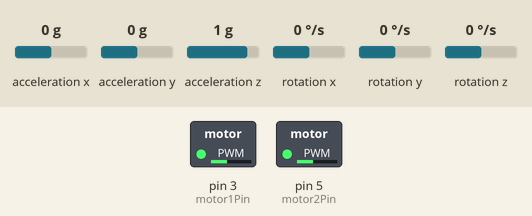
This sketch was run on a simulated Arduino Uno, built with avr-gcc and run on an emulated ATmega328P. On the bench: switched loads named in the sketch (green lamp = pin HIGH). Wiring (inferred from the names in the program): MPU-6050 motion sensor at I2C address 0x68. The inputs (shaded band) are chosen by the test bench; at power-on: acceleration y 0 g, acceleration z 1 g, acceleration x 0 g, rotation x 0 °/s, rotation y 0 °/s, rotation z 0 °/s. What the sketch prints to the serial monitor is not drawn.

Above: at 5.9 s.
6.0 s: acceleration y set to -1.4 g
At 7.85 s:
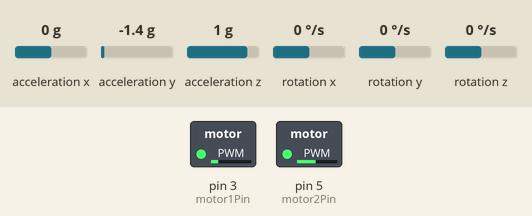
9.0 s: acceleration y set to 0.8 g
At 11.82 s:
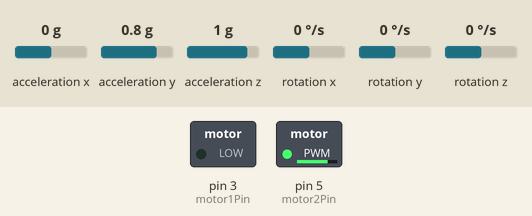
12.0 s: acceleration z set to 0 g
15.0 s: acceleration x set to -1.4 g
18.0 s: rotation x set to -192 °/s
At 18.97 s:
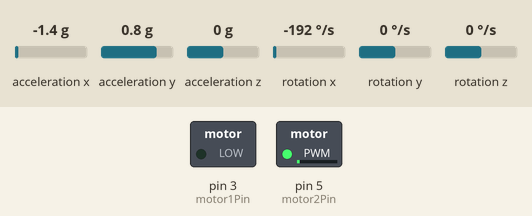
Timing chart, 0 to 22.0 s (numbered marks = the images above; inputs shaded):
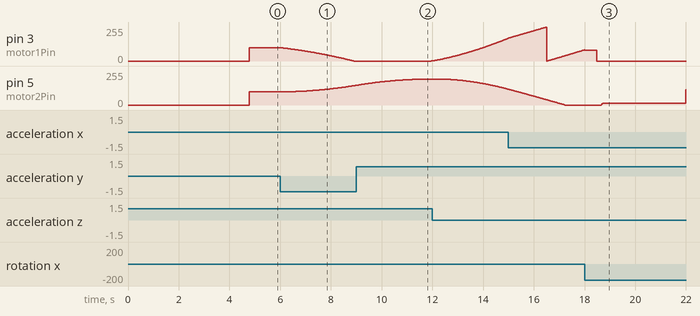

The sketch:

Self_balancing_propeller_PID.ino
```cpp
///////////////////////////////////////////////////////////////////////////////////////
//Sorin Popescu & Ilona Popa 2019

//Gyro - Arduino UNO R3
//VCC  -  5V
//GND  -  GND
//SDA  -  A4
//SCL  -  A5
//INT - port-2

#include <Wire.h>
//Declaring some global variables
int gyro_x, gyro_y, gyro_z;
long gyro_x_cal, gyro_y_cal, gyro_z_cal;
boolean set_gyro_angles;

long acc_x, acc_y, acc_z, acc_total_vector;
float angle_roll_acc, angle_pitch_acc;

float angle_pitch, angle_roll;
int angle_pitch_buffer, angle_roll_buffer;
float angle_pitch_output, angle_roll_output;

long loop_timer;
int temp;
int motor1Pin = 3;
int motor2Pin = 5;
void setup() {
  Wire.begin();                                                        //Start I2C as master
  setup_mpu_6050_registers();                                          //Setup the registers of the MPU-6050
  for (int cal_int = 0; cal_int < 1000 ; cal_int ++){                  //Read the raw acc and gyro data from the MPU-6050 for 1000 times
    read_mpu_6050_data();
    gyro_x_cal += gyro_x;                                              //Add the gyro x offset to the gyro_x_cal variable
    gyro_y_cal += gyro_y;                                              //Add the gyro y offset to the gyro_y_cal variable
    gyro_z_cal += gyro_z;                                              //Add the gyro z offset to the gyro_z_cal variable
    delay(3);                                                          //Delay 3us to have 250Hz for-loop
  }

  // divide by 1000 to get avarage offset
  gyro_x_cal /= 1000;
  gyro_y_cal /= 1000;
  gyro_z_cal /= 1000;
  Serial.begin(115200);
  loop_timer = micros();  //Reset the loop timer

  pinMode(motor1Pin,OUTPUT);
  pinMode(motor2Pin,OUTPUT);
}

void read_gyro()
{
  read_mpu_6050_data();
 //Subtract the offset values from the raw gyro values
  gyro_x -= gyro_x_cal;
  gyro_y -= gyro_y_cal;
  gyro_z -= gyro_z_cal;

  //Gyro angle calculations . Note 0.0000611 = 1 / (250Hz x 65.5)
  angle_pitch += gyro_x * 0.0000611;                                   //Calculate the traveled pitch angle and add this to the angle_pitch variable
  angle_roll += gyro_y * 0.0000611;                                    //Calculate the traveled roll angle and add this to the angle_roll variable
  //0.000001066 = 0.0000611 * (3.142(PI) / 180degr) The Arduino sin function is in radians
  angle_pitch += angle_roll * sin(gyro_z * 0.000001066);               //If the IMU has yawed transfer the roll angle to the pitch angel
  angle_roll -= angle_pitch * sin(gyro_z * 0.000001066);               //If the IMU has yawed transfer the pitch angle to the roll angel

  //Accelerometer angle calculations
  acc_total_vector = sqrt((acc_x*acc_x)+(acc_y*acc_y)+(acc_z*acc_z));  //Calculate the total accelerometer vector
  //57.296 = 1 / (3.142 / 180) The Arduino asin function is in radians
  angle_pitch_acc = asin((float)acc_y/acc_total_vector)* 57.296;       //Calculate the pitch angle
  angle_roll_acc = asin((float)acc_x/acc_total_vector)* -57.296;       //Calculate the roll angle

  angle_pitch_acc -= 0.0;                                              //Accelerometer calibration value for pitch
  angle_roll_acc -= 0.0;                                               //Accelerometer calibration value for roll

  if(set_gyro_angles){                                                 //If the IMU is already started
    angle_pitch = angle_pitch * 0.9996 + angle_pitch_acc * 0.0004;     //Correct the drift of the gyro pitch angle with the accelerometer pitch angle
    angle_roll = angle_roll * 0.9996 + angle_roll_acc * 0.0004;        //Correct the drift of the gyro roll angle with the accelerometer roll angle
  }
  else{                                                                //At first start
    angle_pitch = angle_pitch_acc;                                     //Set the gyro pitch angle equal to the accelerometer pitch angle
    angle_roll = angle_roll_acc;                                       //Set the gyro roll angle equal to the accelerometer roll angle
    set_gyro_angles = true;                                            //Set the IMU started flag
  }

  //To dampen the pitch and roll angles a complementary filter is used
  angle_pitch_output = angle_pitch_output * 0.9 + angle_pitch * 0.1;   //Take 90% of the output pitch value and add 10% of the raw pitch value
  angle_roll_output = angle_roll_output * 0.9 + angle_roll * 0.1;      //Take 90% of the output roll value and add 10% of the raw roll value
  Serial.print(" | Angle  = "); Serial.println(angle_pitch_output);

 while(micros() - loop_timer < 4000);                                 //Wait until the loop_timer reaches 4000us (250Hz) before starting the next loop
 loop_timer = micros();//Reset the loop timer
}


float pwmMotor1;
float pwmMotor2;
double Kp = 4, Ki=0.009, Kd=2.2;
float pid_p=0, pid_i=0, pid_d=0, time, elapsedTime, timePrev, error, prevError, DesiredAngle;
void loop(){
  timePrev=time;
  time=millis();
  elapsedTime=time-timePrev; //sau elapsedTime=(time-timePrev)/1000;
  read_gyro();
  error = angle_pitch_output - 0;
  pid_p = Kp * error;
  //if(-3 < error < 3)
  //{
    pid_i = pid_i + (Ki * error);
  //}
  pid_d = Kd * ((error - prevError) / elapsedTime);
  //while(angle_pitch_output!=0)
  pwmMotor1 = 100 + pid_p + pid_i + pid_d;
  pwmMotor2 = 100 - (pid_d + pid_i + pid_d);
  if(pwmMotor1<0)
    pwmMotor1=0;
  if(pwmMotor2<0)
    pwmMotor2=0;
  analogWrite(motor1Pin, pwmMotor1); // angle cu +
  analogWrite(motor2Pin, pwmMotor2); // angle cu -
  prevError = error;
}


void setup_mpu_6050_registers(){
  //Activate the MPU-6050
  Wire.beginTransmission(0x68);                                        //Start communicating with the MPU-6050
  Wire.write(0x6B);                                                    //Send the requested starting register
  Wire.write(0x00);                                                    //Set the requested starting register
  Wire.endTransmission();
  //Configure the accelerometer (+/-8g)
  Wire.beginTransmission(0x68);                                        //Start communicating with the MPU-6050
  Wire.write(0x1C);                                                    //Send the requested starting register
  Wire.write(0x10);                                                    //Set the requested starting register
  Wire.endTransmission();
  //Configure the gyro (500dps full scale)
  Wire.beginTransmission(0x68);                                        //Start communicating with the MPU-6050
  Wire.write(0x1B);                                                    //Send the requested starting register
  Wire.write(0x08);                                                    //Set the requested starting register
  Wire.endTransmission();
}


void read_mpu_6050_data(){                                             //Subroutine for reading the raw gyro and accelerometer data
  Wire.beginTransmission(0x68);                                        //Start communicating with the MPU-6050
  Wire.write(0x3B);                                                    //Send the requested starting register
  Wire.endTransmission();                                              //End the transmission
  Wire.requestFrom(0x68,14);                                           //Request 14 bytes from the MPU-6050
  while(Wire.available() < 14);                                        //Wait until all the bytes are received
  acc_x = Wire.read()<<8|Wire.read();
  acc_y = Wire.read()<<8|Wire.read();
  acc_z = Wire.read()<<8|Wire.read();
  temp = Wire.read()<<8|Wire.read();
  gyro_x = Wire.read()<<8|Wire.read();
  gyro_y = Wire.read()<<8|Wire.read();
  gyro_z = Wire.read()<<8|Wire.read();
}
```

Measured:
- after the input at 6.0 s, pin 3 (motor1Pin): moves from 100/255 to 0/255 over 2.9 s, starting at once; pin 5 (motor2Pin): moves from 100/255 to 148/255 over 2.6 s, starting after 0.44 s
- after the input at 9.0 s, pin 3 (motor1Pin): 0/255 → 1/255 after 3.0 s
- after the input at 18.0 s, pin 5 (motor2Pin): 0/255 → 15/255 after 0.66 s, → 116/255 3.3 s later
